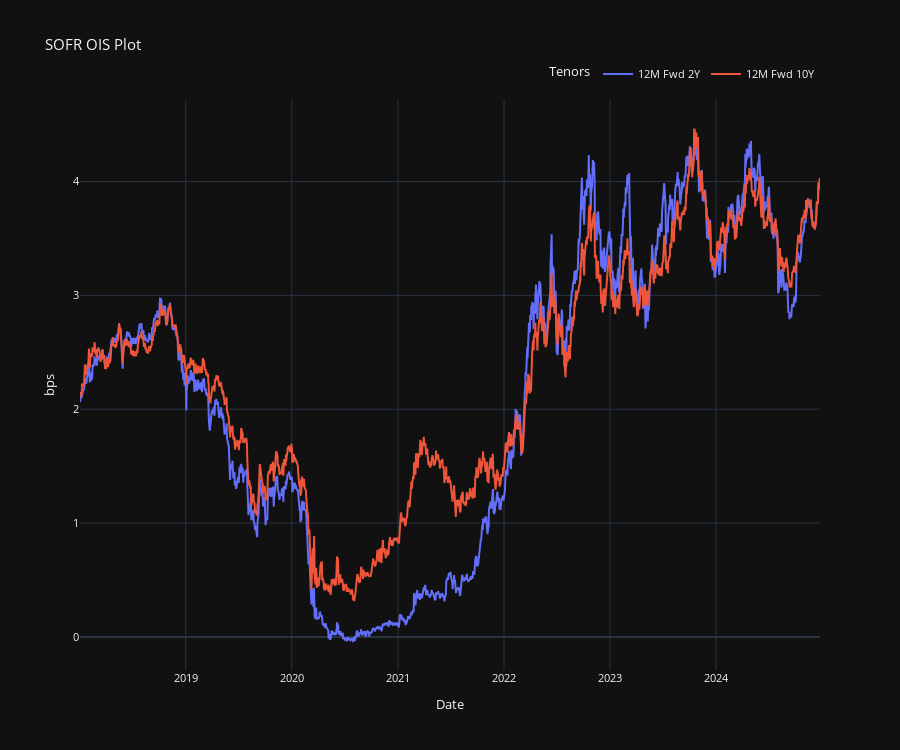

The notebook cell saved with this chart:
### Code cell
tenors_to_plot = ["12M Fwd 2Y", "12M Fwd 10Y"]
sofr_ois.fwd_grid_dict_timeseries_plotter(fwd_grid_dict=fwd_grid_dict, tenors_to_plot=tenors_to_plot, bdates=bdates, use_plotly=True)

### Figure 1 — Plotly figure (JSON) as saved in the notebook; plotly's stock layout.template omitted (floating-point values rounded to 4 significant figures; data arrays with more than 128 entries replaced by an {"elided": "..."} marker saying what was removed)
{"data": [{"mode": "lines", "name": "12M Fwd 2Y", "type": "scatter", "x": {"elided": "1742 str values"}, "y": {"elided": "1742 float values"}}, {"mode": "lines", "name": "12M Fwd 10Y", "type": "scatter", "x": {"elided": "1742 str values"}, "y": {"elided": "1742 float values"}}], "layout": {"font": {"size": 11}, "height": 750, "legend": {"orientation": "h", "title": {"text": "Tenors"}, "x": 1, "xanchor": "right", "y": 1.02, "yanchor": "bottom"}, "title": {"text": "SOFR OIS Plot"}, "xaxis": {"showgrid": true, "showspikes": true, "spikecolor": "white", "spikemode": "across", "spikesnap": "cursor", "title": {"text": "Date"}}, "yaxis": {"showgrid": true, "showspikes": true, "spikecolor": "white", "spikesnap": "cursor", "spikethickness": 0.5, "title": {"text": "bps"}}}}
